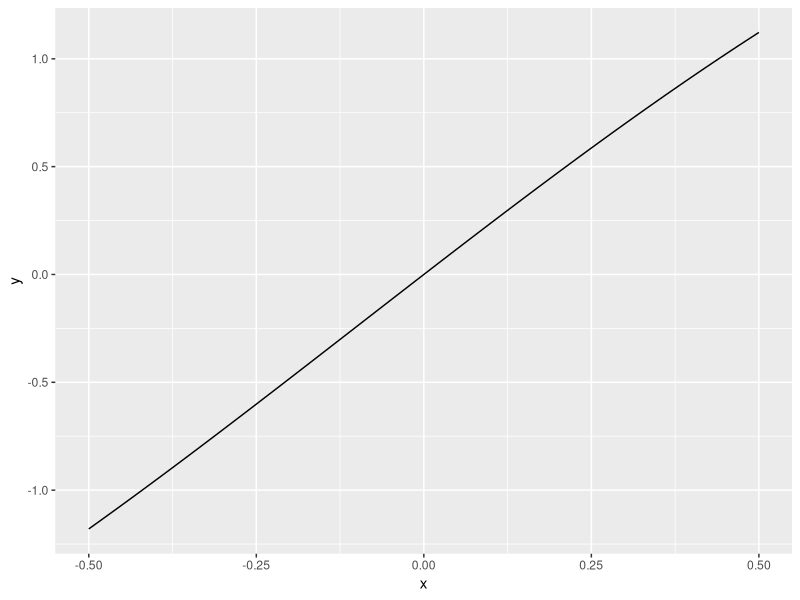
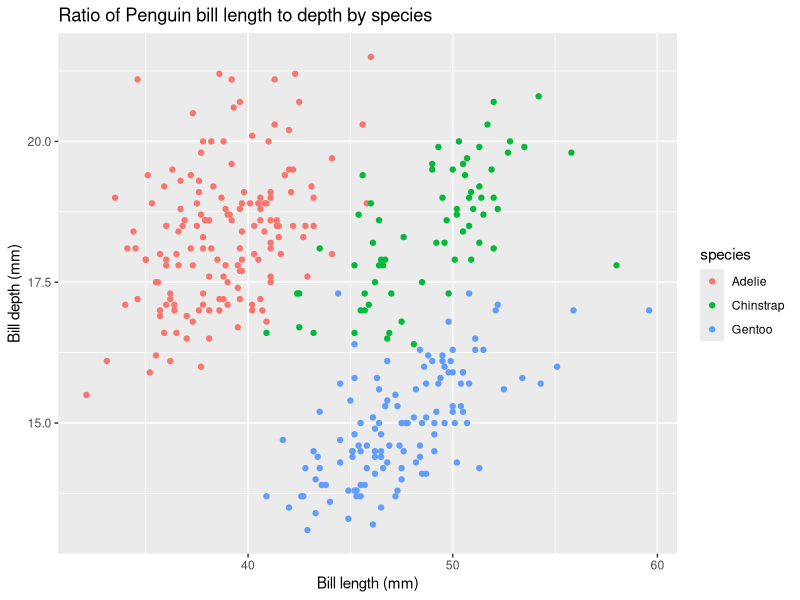
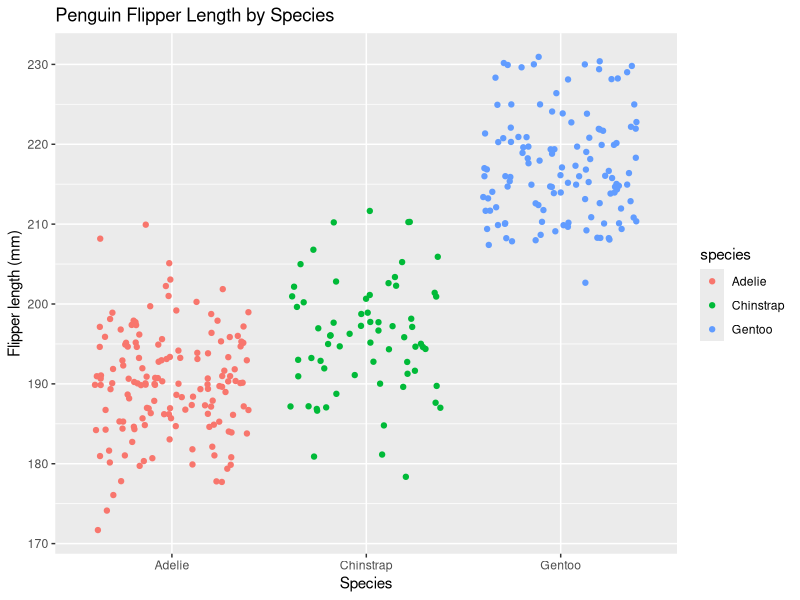
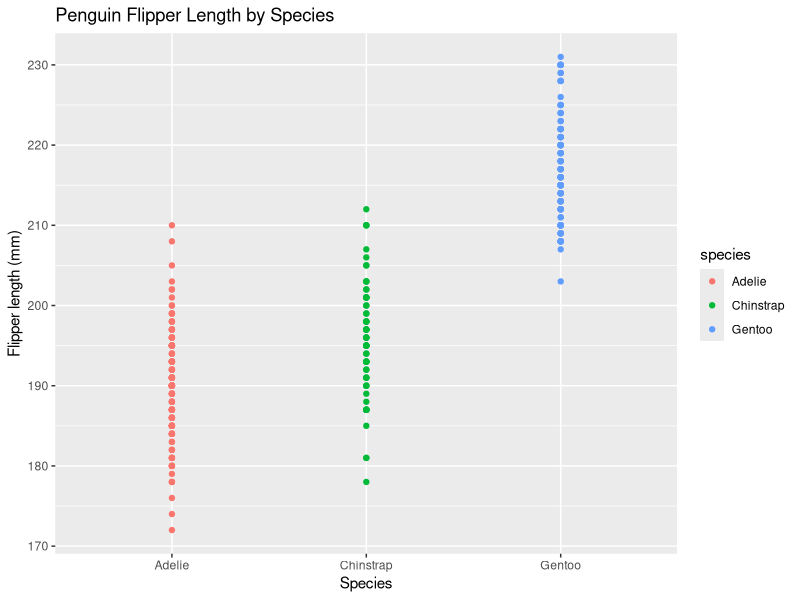

Write the R code that produced these figures, in order.
## ---- chunk 1
knitr::opts_chunk$set(echo = TRUE)
library(tidyverse)
library(palmerpenguins)
## ---- chunk 2
fx = expression(x^2)
df_dx = D(expr = fx, name = "x")
x = 3
eval(expr = df_dx)
## ---- chunk 3
pa = expression(2*(3*a+2)^4 - 5)
dp_da = D(expr = pa, name = "a")
a = 1.2
eval(expr = dp_da)
## ---- chunk 4
gt = expression((-4*t) / (t^2 + 1)^3)
dg_dt = D(expr = gt, name = "t")
t = 0
eval(expr = dg_dt)
## ---- chunk 5
gz = expression(4.6 - 1.9 * z^3)
dg_dz = D(expr = gz, name = "z")
dg_dz
d2z_dz2 = D(expr = dg_dz, name = "z")
d2z_dz2
## ---- chunk 6
fxyz = expression(2*(x^2)*y - 3*x + 1 + 4*(z^4)*x)
fx_part = D(expr = fxyz, name = "x")
fx_part
fy_part = D(expr = fxyz, name = "y")
fy_part
fz_part = D(expr = fxyz, name = "z")
fz_part
## ---- chunk 7
fx = function(x) {
  (2.4 * exp(-0.05*x) * sin(x))
}
ggplot(data.frame(x = c(-0.5, 0.5)), aes(x=x)) +
         stat_function(fun = fx)
## ---- chunk 8
ggplot(data = penguins, aes(x = bill_length_mm, y = bill_depth_mm)) +
  geom_point(aes(color = species)) +
  labs(x = "Bill length (mm)", y = "Bill depth (mm)", title = "Ratio of Penguin bill length to depth by species")
## ---- chunk 9
ggplot(data = penguins, aes(x = species, y = flipper_length_mm)) +
  geom_jitter(position = "jitter", aes(color = species)) +
  labs(x = "Species", y = "Flipper length (mm)", title = "Penguin Flipper Length by Species")
## ---- chunk 10
ggplot(data = penguins, aes(x = species, y = flipper_length_mm)) +
  geom_point(aes(color = species)) +
  labs(x = "Species", y = "Flipper length (mm)", title = "Penguin Flipper Length by Species")
